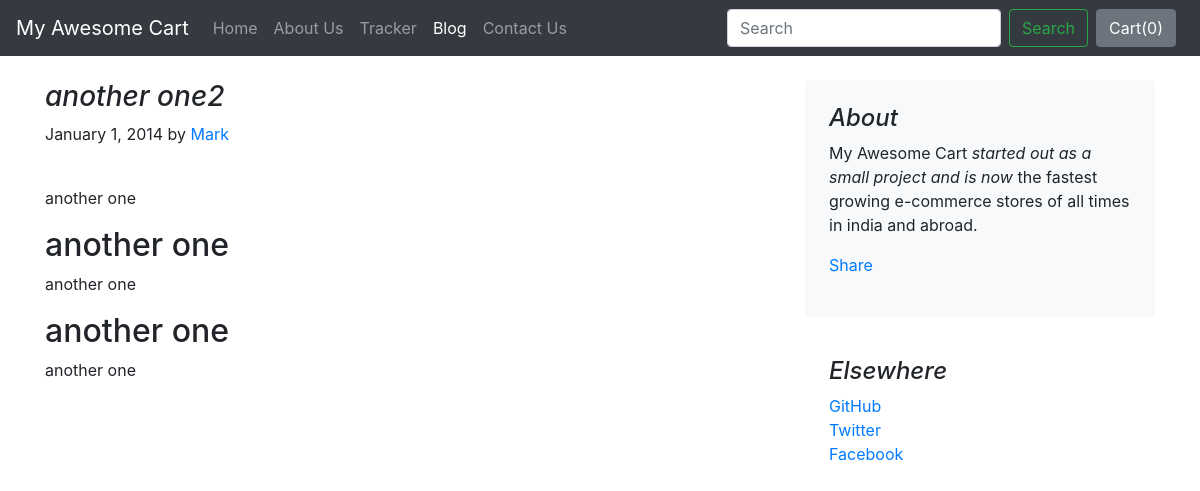
The app's page /blog/blogpost/2 with its own data.
### blog/models.py (models this page shows)
class Blogpost(models.Model):
    post_id = models.AutoField(primary_key=True)
    title = models.CharField(max_length=50)
    head0 = models.CharField(max_length=500, default="")
    chead0 = models.CharField(max_length=5000, default="")
    head1 = models.CharField(max_length=500, default="")
    chead1 = models.CharField(max_length=5000, default="")
    head2 = models.CharField(max_length=500, default="")
    chead2 = models.CharField(max_length=5000, default="")
    pub_date = models.DateField()
    thumbnail = models.ImageField(upload_to='shop/images', default="")
    def __str__(self):
        return self.title

### blog/views.py (the view)
# urls.py: path("blogpost/<int:id>", views.blogpost, name="blogHome")
def blogpost(request, id):
    post = Blogpost.objects.filter(post_id = id)[0]
    print(post)
    return render(request, 'blog/blogpost.html',
                  {'post':post})

### blog/templates/blog/blogpost.html (shortened to what this page needs)
{% extends 'blog/basic.html' %}
{% block body %}
<div class="container">
    <div class="row mt-4">
        <div class="col-md-8 blog-main">
            <h3 class="font-italic">
                {{post.title}}
            </h3>
            <div class="blog-post">
                <p class="blog-post-meta">January 1, 2014 by <a href="#">Mark</a></p>
                <div class="fb-like" data-href="http://127.0.0.1:8000/blog/blogpost/{{post.post_id}}" data-layout="standard" data-action="like" data-size="large" data-show-faces="false" data-share="true"></div><br>
                <p>{{post.chead0}}</p>
                <h2>{{post.head1}}</h2>
                <p>{{post.chead1}}</p>
                <h2>{{post.head2}}</h2>
                <p>{{post.chead2}}</p>
            </div>
        </div>
        <aside class="col-md-4 blog-sidebar">
            <div class="p-4 mb-3 bg-light rounded">
                <h4 class="font-italic">About</h4>
                <p class="mb-0">My Awesome Cart <em>started out as a small project and is now</em> the fastest growing e-commerce stores of all times in india and abroad.</p>
                <div class="my-3 fb-share-button" data-href="http://127.0.0.1:8000/blog/blogpost/{{post.post_id}}" data-layout="button_count" data-size="large"><a target="_blank" href="https://www.facebook.com/sharer/sharer.php?u=http%3A%2F%2F127.0.0.1%3A8000%2Fblog%2Fblogpost%2F4&amp;src=sdkpreparse" class="fb-xfbml-parse-ignore">Share</a></div>
            </div>
            <div class="p-4">
                <h4 class="font-italic">Elsewhere</h4>
                <ol class="list-unstyled">
                    <li><a href="#">GitHub</a></li>
                    <li><a href="#">Twitter</a></li>
                    <li><a href="#">Facebook</a></li>
                </ol>
            </div>
        </aside>
    </div>
</div>
{% endblock %}

### records on screen
Blogpost: title "another one2", chead0 "another one", head1 "another one", chead1 "another one", head2 "another one", chead2 "another one"
